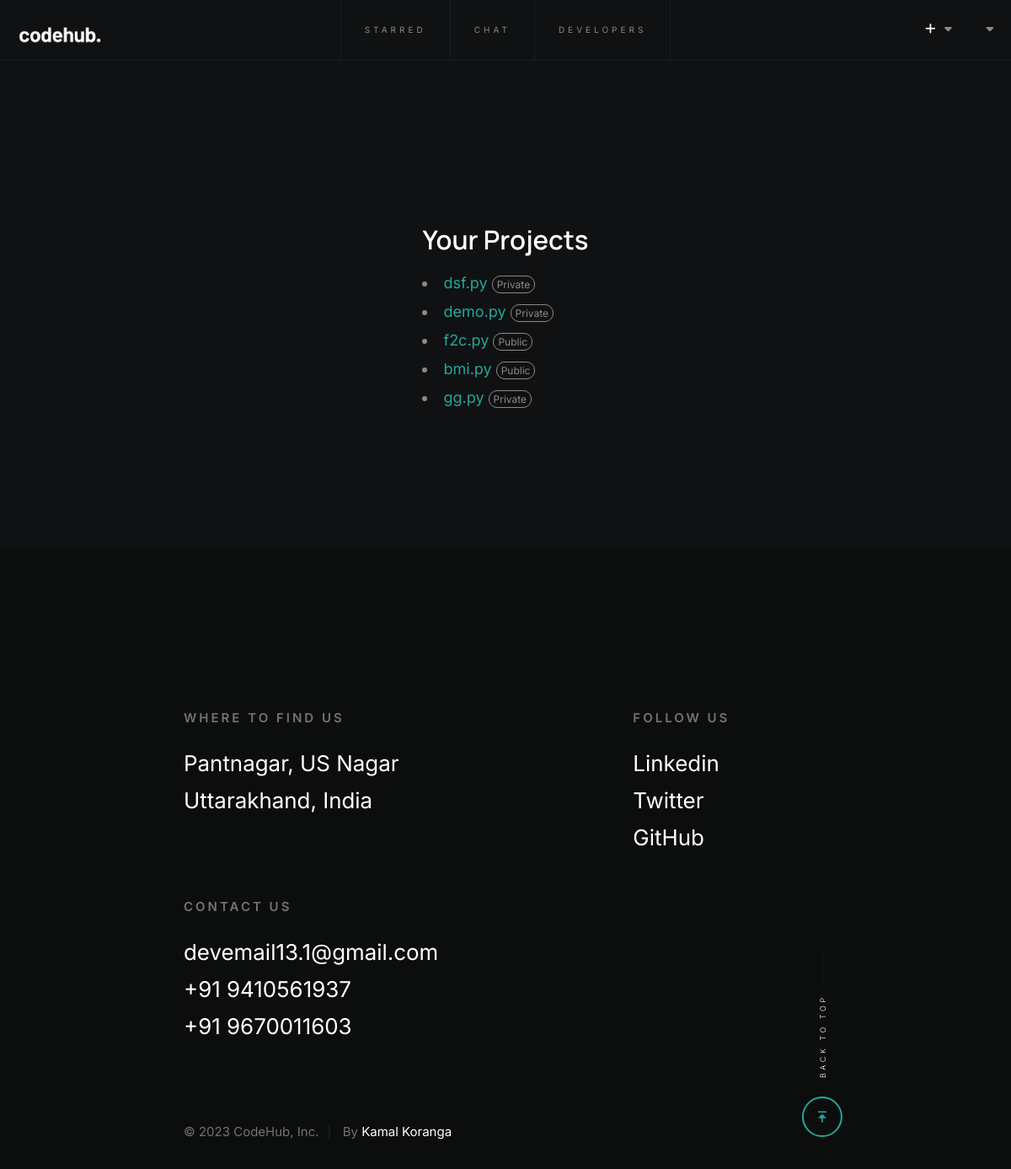
The app's page /projects (signed in) with its own data.
### app/models.py (models this page shows, shortened)
class Upload(db.Model):
    id = db.Column(db.Integer, primary_key=True)
    title = db.Column(db.String(50))
    description = db.Column(db.Text)
    filename = db.Column(db.String(50), unique=True)
    data = db.Column(db.Text)
    private_file = db.Column(db.Boolean)
    timestamp = db.Column(db.DateTime, index=True, default=datetime.utcnow)
    user_id = db.Column(db.String(64), db.ForeignKey('user.username'))
    comments = db.relationship('Comment', backref='upload')
    likes = db.relationship('Like', backref='upload', passive_deletes=True)

### app/main/routes.py (the view)
@bp.route('/projects')
@login_required
def projects():
    return render_template('projects.html')

### app/main/routes.py (called while the page is built)
@bp.before_request
def before_request():
    if current_user.is_authenticated:
        current_user.last_seen = datetime.now()
        db.session.commit()

### app/models.py (called while the page is built)
@login_manager.user_loader
def load_user(id):
    return User.query.get(int(id))

    def avatar(self):
        if self.profile_pic:
            return self.profile_pic
        digest = md5(self.email.lower().encode('utf-8')).hexdigest()
        return f'https://www.gravatar.com/avatar/{digest}?d=identicon&s={120}'

### app/templates/projects.html (shortened to what this page needs)
{% extends 'base.html' %}
{% block nav %}
<nav class="s-header__nav">
    <ul>
        <li><a href="{{url_for('main.starred')}}">Starred</a></li>
        <li><a href="{{url_for('main.chat')}}">Chat</a></li>
        <li><a href="{{url_for('main.developers')}}">developers</a></li>
    </ul>
</nav>
<ul class="s-header__social">
    <li>
        <span style="display: flex; align-items:center; gap:10px;font-size:14px;letter-spacing:0.05em;font-weight:600;">
            <a href="{{url_for('main.new')}}"><i class="fa-solid fa-plus" style="cursor: pointer;"></i></a>
            <i class="fa-solid fa-caret-down dropbtn"></i>
            <i onclick="myFunction()" class="fa-solid fa-caret-down dropbtn"></i>
        </span>
    </li>
</ul>
{% endblock nav %}
{% block content %}
<section id="intro" class="s-intro target-section" style="margin: 0 auto;">
    <h3>Your Projects</h3>
    {% for i in current_user.uploads %}
        <li>
            <a href="{{url_for('main.detail', filename=i.filename)}}">{{ i.filename }}</a>
            {% if i.private_file %}
            <cite style="font-size:12px; border:1px solid; border-radius:10px; padding:2px 5px; font-style:normal;">Private</cite>
            {% else %}
            <cite style="font-size:12px; border:1px solid; border-radius:10px; padding:2px 5px; font-style:normal;">Public</cite>
            {% endif %}
        </li>
    {% endfor %}
</section>
{% endblock content %}

### app/templates/base.html (style rules this page uses)
.s-header__social a { color: #fff; font-weight: 500; }

### records on screen
Upload: filename "dsf.py", private_file "Private"
Upload: filename "demo.py", private_file "Private"
Upload: filename "f2c.py", private_file "Public"
Upload: filename "bmi.py", private_file "Public"
Upload: filename "gg.py", private_file "Private"
